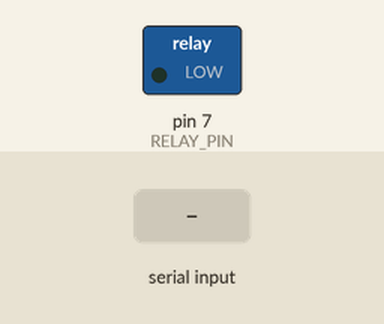
Recording of a sketch running on a simulated Arduino Uno, built with avr-gcc and run on an emulated ATmega328P. Parts: switched loads named in the sketch (green lamp = pin HIGH). The inputs (shaded band) are chosen by the test bench. Pins used as bus, display or sensor lines are not drawn.

Above: at 1.2 s.
1.3 s: "1" received over Serial
At 1.7 s:
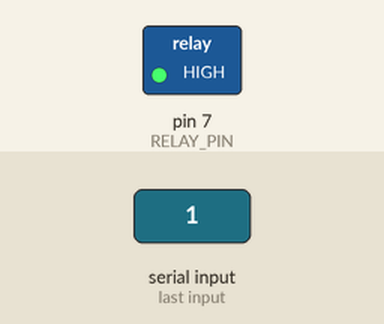
2.8 s: "0" received over Serial
At 4.0 s:
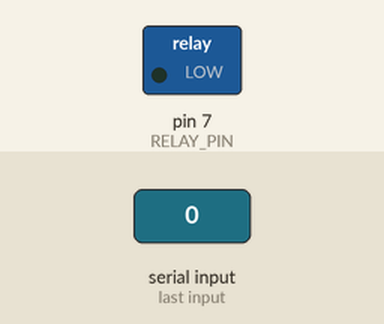
Timing chart, 0 to 5.8 s (numbered marks = the images above; inputs shaded):
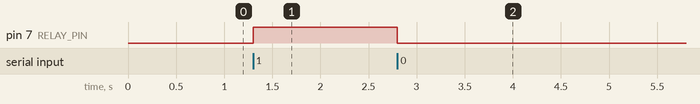

The sketch:

power_switch.pde
```cpp
#define SO 12
#define SCK 13

#define CS 11  // to CS Pin of MAX6675

#define RELAY_PIN 7

int TEMP_FUDGE_FACTOR = 0;
int incomingByte = 0;
boolean deviceOn = false;

void setup() {

  pinMode(SO, INPUT);
  pinMode(SCK, OUTPUT);

  pinMode(CS, OUTPUT);
  digitalWrite(CS, HIGH);  // Disable device

  pinMode(RELAY_PIN, OUTPUT);
  digitalWrite(RELAY_PIN, LOW);

  Serial.begin(9600);
}

unsigned int readTemp(int pin, int error, int samples) {
  unsigned int value = 0;
  int errorVal;
  float temp;
  unsigned int tempOut;

  for (int i = samples; i > 0; i--) {
    digitalWrite(pin,LOW); // Enable device

    digitalWrite(SCK, HIGH);
    digitalWrite(SCK, LOW);

    /* See the datasheet on the MAX6675 for how to read the SPI data that gets spit out.  */
    for (int j = 11; j >= 0; j--) {
	  digitalWrite(SCK, HIGH);
	  value += digitalRead(SO) << j;
	  digitalWrite(SCK, LOW);
    }

    /* check for error */
    digitalWrite(SCK, HIGH);
    errorVal = digitalRead(SO);
    digitalWrite(SCK, LOW);

    digitalWrite(pin, HIGH); //Disable Device
  }

  value = value/samples;  // Divide the value by the number of samples to get the average

  value = value + error;  // Insert the calibration error value

  temp = ((value * 0.25) * (9.0 / 5.0)) + 32.0;

  tempOut = temp;

  if(error != 0) {
    return 9999;
  }

  return tempOut;
}

void loop() {

  if (Serial.available() > 0) {
    // read the incoming byte:
    incomingByte = Serial.read();

    if(incomingByte == 49) {  // read a '1'
      if(!deviceOn) { // turn device on
        digitalWrite(RELAY_PIN, HIGH);
      }

      deviceOn = true;
    }
    else if(incomingByte == 48) { // read a '0'
      if(deviceOn) { // turn device off
        digitalWrite(RELAY_PIN, LOW);
      }

      deviceOn = false;
    }
    else if(incomingByte == 50) { // read a '2'
      // print the temperature to serial
      Serial.println(readTemp(CS, TEMP_FUDGE_FACTOR, 10));
    }
  }
}
```

Measured:
- after the input at 1.3 s, pin 7 (RELAY_PIN): LOW → HIGH at once
- after the input at 2.8 s, pin 7 (RELAY_PIN): HIGH → LOW at once
